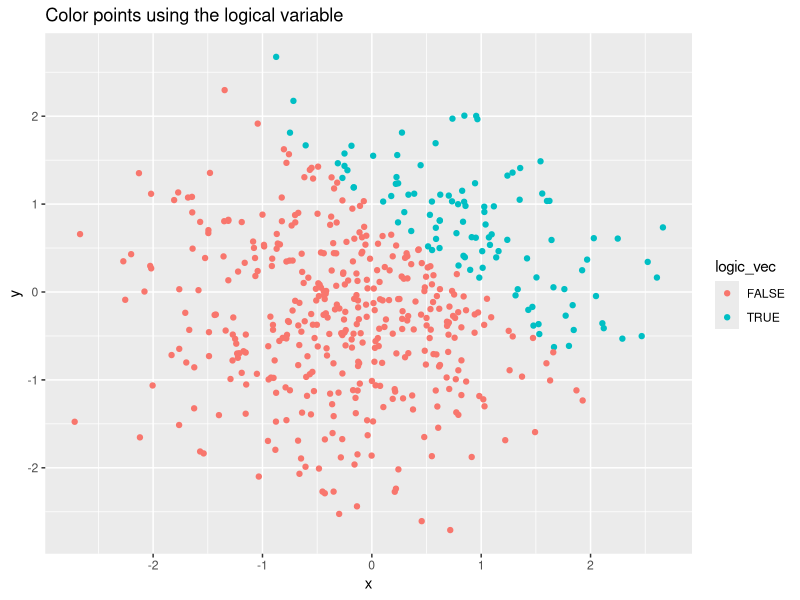
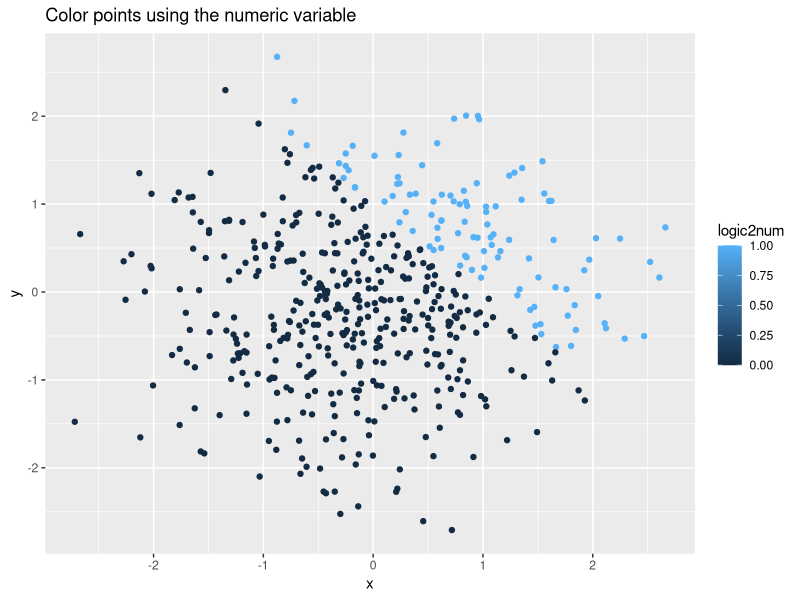
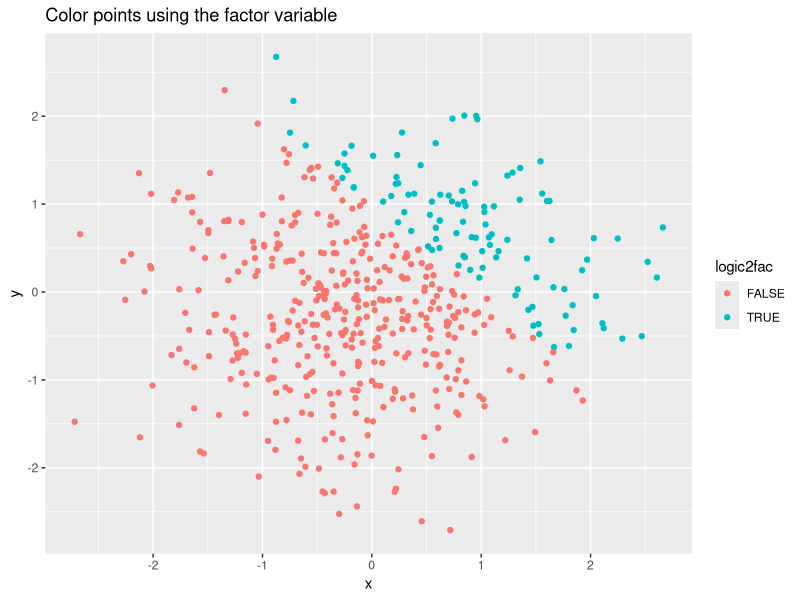
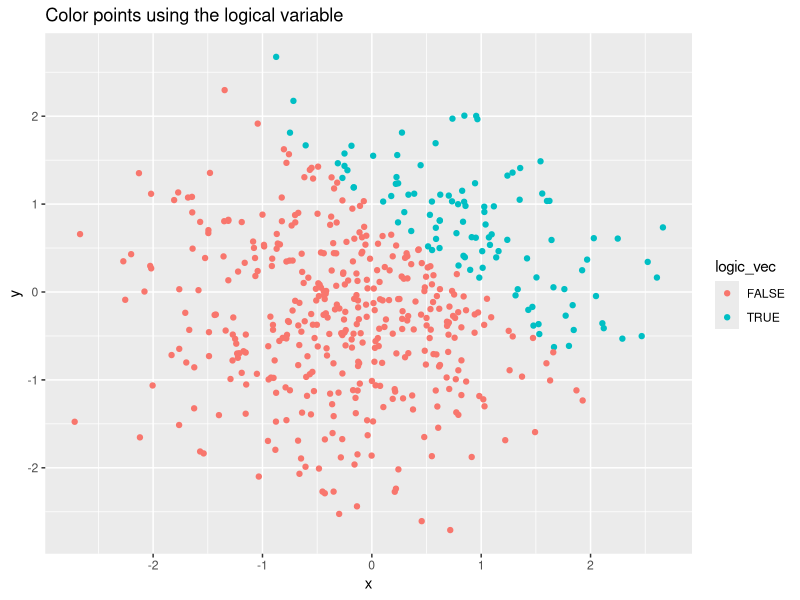

These figures' R source, in order:
## ---- chunk 1
library(tidyverse)
## ---- chunk 2
#Create the data frame
df_p1 = tibble(
  norm_samp = rnorm(8, mean = 0, sd = 1),
  norm_samp_logical = norm_samp > 0,
  char_vec = c("A", "B", "C", "A", "B", "B", "C", "B"),
  fac_vec = factor(char_vec, labels = c("I","II","III"))
)
## ---- chunk 3
#Take the mean of each variable in the data frame
mean_samp = mean(pull(df_p1, norm_samp))
mean_samp_logical = mean(pull(df_p1, norm_samp_logical))
mean_char_vec = mean(pull(df_p1, char_vec))
mean_fac_vec = mean(pull(df_p1, fac_vec))
## ---- chunk 4
#convert the logical vector to numeric, and multiply the random sample by the result
as.numeric(pull(df_p1, norm_samp_logical)) * pull(df_p1, norm_samp)
#convert the logical vector to a factor, and multiply the random sample by the result
factor(pull(df_p1, norm_samp_logical)) * pull(df_p1, norm_samp)
#convert the logical vector to a factor and then convert the result to numeric, and multiply the random sample by the result
as.numeric(factor(pull(df_p1, norm_samp_logical))) * pull(df_p1, norm_samp)
## ---- chunk 5
#create the dataframe
df_p2 = tibble(
  x = rnorm(500, mean = 0, sd = 1),
  y = rnorm(500, mean = 0, sd = 1),
  logic_vec = x + y > 1,
  logic2num = as.numeric(logic_vec),
  logic2fac = factor(logic_vec)
)
## ---- chunk 6
#color point using the logical variable
pic1 = ggplot(df_p2, aes(x = x, y = y, color = logic_vec)) + 
  geom_point() + ggtitle("Color points using the logical variable")
pic1

#color point using the numeric variable
pic2 = ggplot(df_p2, aes(x = x, y = y, color = logic2num)) + 
  geom_point() + ggtitle("Color points using the numeric variable")
pic2

#color point using the factor variable
pic3 = ggplot(df_p2, aes(x = x, y = y, color = logic2fac)) + 
  geom_point() + ggtitle("Color points using the factor variable")
pic3

#export the first scatterplot
ggsave("scatter point.png", plot = pic1)
